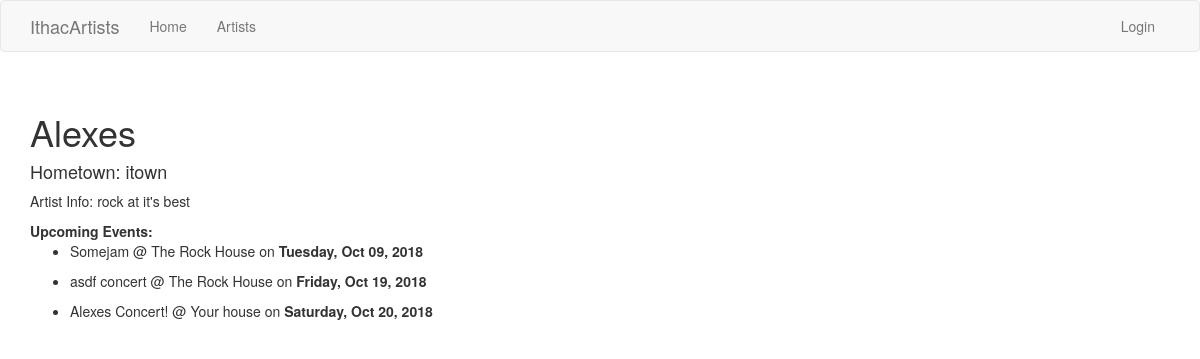
Page /artist/Alexes on the committed database.
### app/models.py (models this page shows, shortened)
class Artist(db.Model):
    id = db.Column(db.Integer, primary_key=True)
    name = db.Column(db.String(64), index=True, unique=True)
    hometown = db.Column(db.String(64), index=True)
    description = db.Column(db.String(256))
    events = db.relationship('Event', secondary='artist_to_event')

class Event(db.Model):
    id = db.Column(db.Integer, primary_key=True)
    name = db.Column(db.String(128), index=True)
    time = db.Column(db.DateTime, index=True, default=datetime.utcnow)
    venue_id = db.Column(db.Integer, db.ForeignKey('venue.id'))
    artists = db.relationship('Artist', secondary='artist_to_event')

class Venue(db.Model):
    id = db.Column(db.Integer, primary_key=True)
    name = db.Column(db.String(64), index=True)
    address = db.Column(db.String(256), unique=True)
    hosting = db.relationship('Event', backref='venue', lazy='dynamic')

### app/routes.py (the view)
@app.route('/artist/<artist_name>')
def view_artist(artist_name):
    artist = Artist.query.filter_by(name=artist_name).first_or_404()
    return render_template("artist.html", artist=artist)

### app/templates/artist.html
{% extends "base.html" %}
{% block app_content %}
<h1>{{ artist.name }}</h1>
<h4>Hometown: {{ artist.hometown }}</h4>
<p>Artist Info: {{ artist.description }}</p>
<b> Upcoming Events: </b> <br>
{% if artist.events %}
    {% for event in artist.events %}
        <ul id="eventsList">
            <li>{{ event.name }} @ {{ event.venue.name }} on <b>{{ event.time.strftime('%A, %b %d, %Y') }}</b></li>
        </ul>
    {% endfor %}
{% else %}
    <b> No Events! </b>
{% endif %}
{% endblock %}

### rows in the picture
Artist: name "Alexes", hometown "itown", description "rock at it's best"
Event: name "Somejam", venue.name "The Rock House", time "Tuesday, Oct 09, 2018"
Event: name "asdf concert", venue.name "The Rock House", time "Friday, Oct 19, 2018"
Event: name "Alexes Concert!", venue.name "Your house", time "Saturday, Oct 20, 2018"
